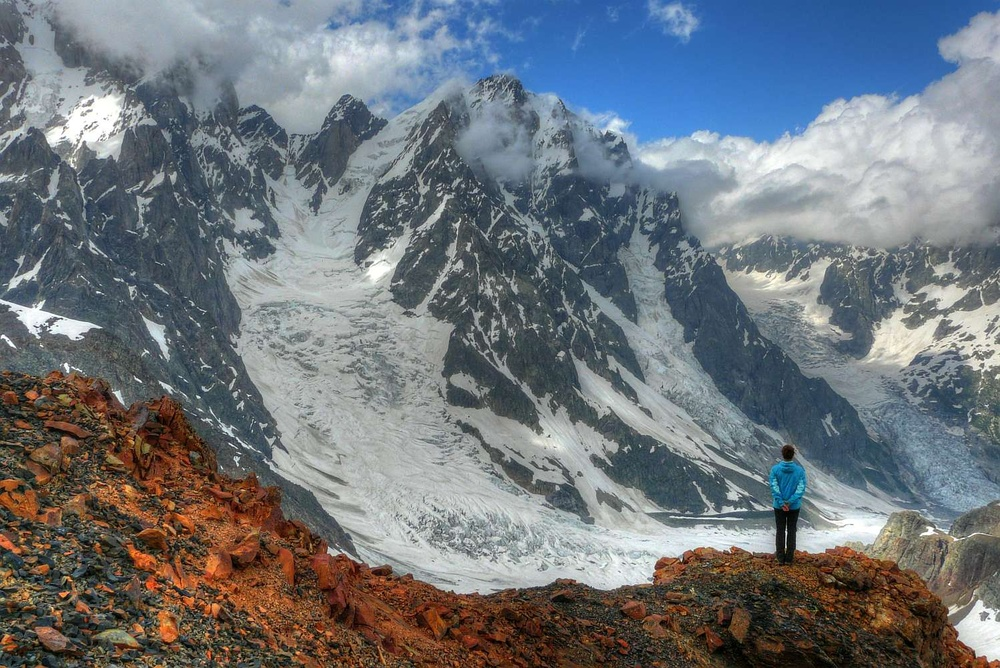
//> input picture IPA/input.jpg, 1000 x 668 px, shrunk from 1498 x 1000 before the run
$ ./mt04 ../../IPA/input.jpg 2 3 2   (built with g++ and OpenCV 4)
//> lines starting //> are read from the running program, lines starting //| are printed output that depends on the picture
//> further down, src_rgb is the input picture: 668 rows x 1000 cols, CV_8UC3; mean B, G, R 123.3, 117.3, 111.2
//> in main, `cv::cvtColor( src_rgb, src_gray, CV_BGR2GRAY );`:
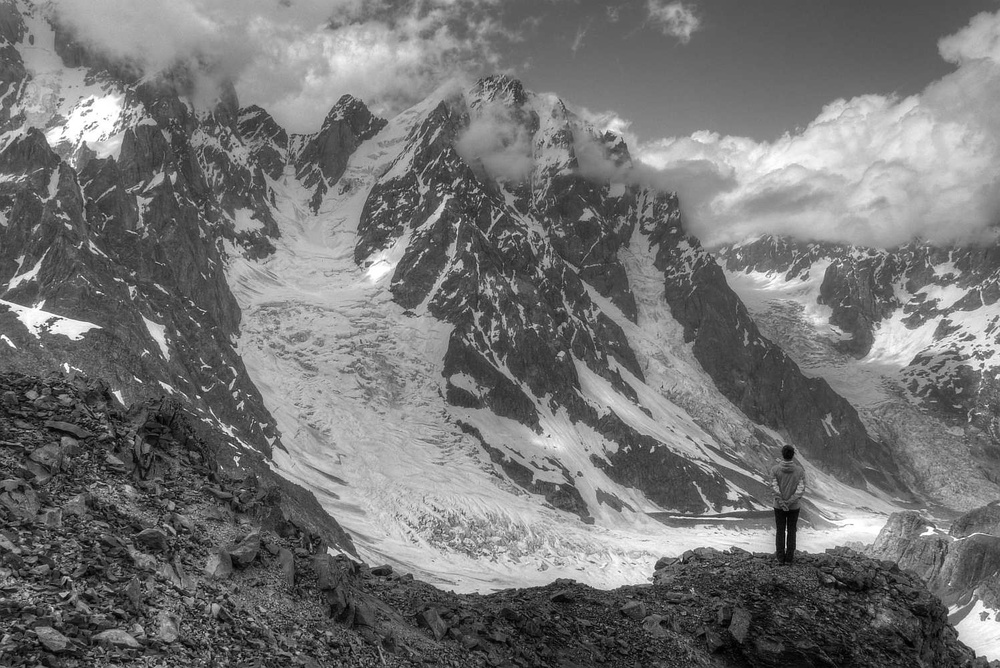
//> src_gray: 668 rows x 1000 cols, CV_8UC1; min 0, max 255, mean 116.2
#include <stdio.h>
#include <stdlib.h>
#include <string.h>
#include <iostream>

#include <opencv2/imgproc/imgproc.hpp>
#include <opencv2/highgui/highgui.hpp>


//  Funkce pro generování bílého šumu.
//  Intenzita udává maximální velikost šumu.
void bilySum( const cv::Mat& src, cv::Mat& dst, float intenzita )
{
//> called with intenzita = 2
	cv::RNG rng;
	cv::Mat noise = cv::Mat::zeros( src.size(), CV_32SC1 );

	for( int i = 0; i < noise.rows*noise.cols; ++i ) {
		// vygenerujte hodnoty pro bílý šum a uložte do obrazu se šumem
		// využijte: rng.gaussian(double sigma)
		// a vztah pro gaussův pásmový bílý šum
		// vzorky bílého šumu s výkonem (rozptylem) např. 0.2 vypočteme:
		// v = sqrt(výkon=0.2) * gaussian(sigma=1.0)
		// funkce gaussian() generuje náhodné vzorky s normálním rozlošením se střední hodnotou 0 a rozptylem 1.

		noise.at< int >( i ) = sqrtf( intenzita * 255 ) * rng.gaussian( 1.0 );
	}
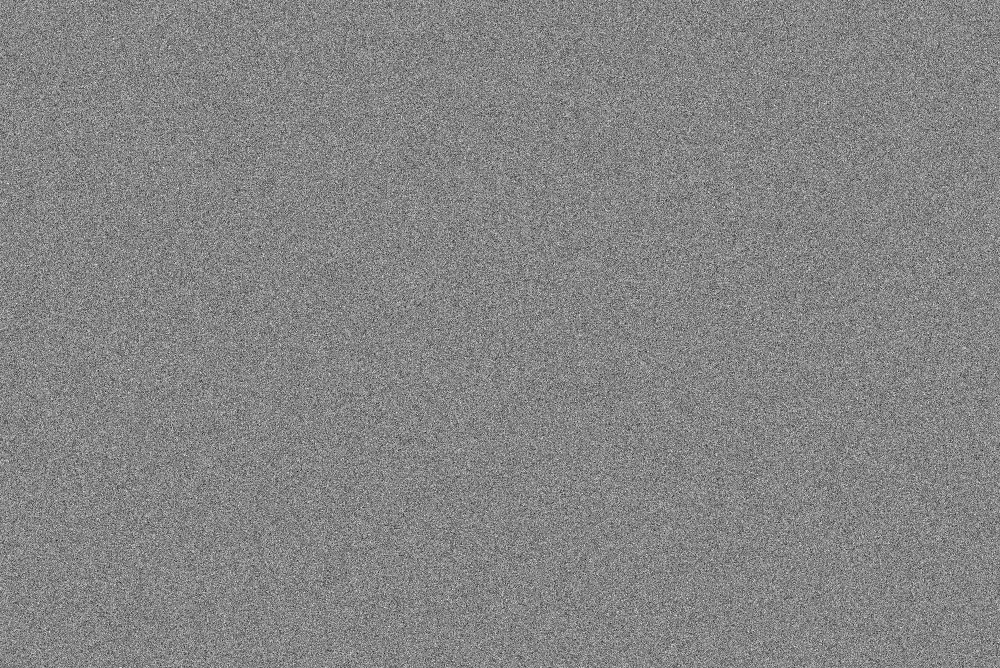
//> noise: 668 rows x 1000 cols, CV_32SC1; min -115, max 105, mean 0; drawn with min black and max white
	cv::Mat tmp;
	src.convertTo( tmp, noise.type() );
	tmp = tmp+noise;
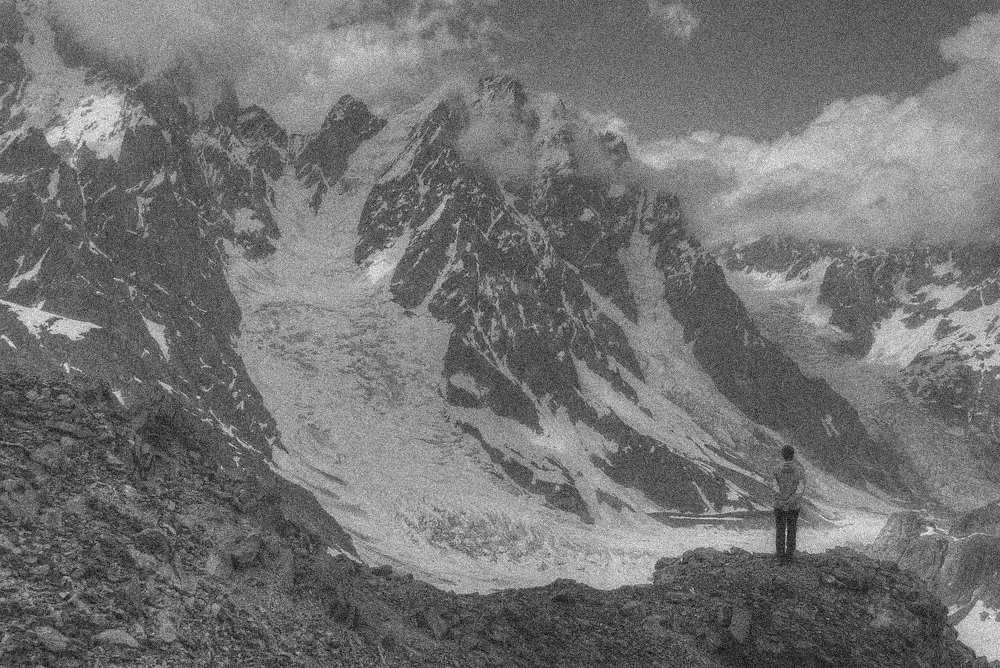
//> tmp: 668 rows x 1000 cols, CV_32SC1; min -61, max 331, mean 116.2; drawn with min black and max white
	tmp.convertTo( dst, src.type() );
}


//  Funkce pro filtraci obrazu Gaussovým filtrem.
//     - velikost filtru v pixelech
//	   - sigma je rozptyl pro výpočet hodnot Gaussovy funkce
void separabilityGauss( const cv::Mat& src, int velikost, double sigma, cv::Mat& sepDst, cv::Mat& noSepDst, int &noSepCnt, int &sepCnt )
{
//> called with velikost = 3, sigma = 2
	// velikost - chceme liché číslo, minimálně 3
	int stred = velikost/2;
	stred = MAX(1,stred);
	velikost = 2*stred+1;

	// připravte Gaussův filtr v 1D
	cv::Mat gauss1D = cv::Mat::zeros( 1, velikost, CV_64FC1 );

	// implementujte výpočet koeficientù Gaussova filtru - ručně, dosazením do Gaussovy funkce
	/*  Working area - begin */

	// Predpocitam si konstanty
	const double a = 1 / ( sigma * sqrtf( 2 * CV_PI ) );
	const double denominator = -2 * sigma * sigma;

	// index do filtru
	int i = 0;
	// index do gaussovy funkce
	int x = -velikost / 2;
	while( i < velikost / 2 + 1 ) {
		// Staci spocitat jen polovinu, druha je symetricka
		double gauss = a * exp( ( x * x ) / denominator );
		gauss1D.at< double >( i ) = gauss;
		gauss1D.at< double >( velikost - 1 - i ) = gauss;
		++x;
		++i;
	}

	/*  Working area - end */
	// normalizace hodnot
	gauss1D = gauss1D / (sum(gauss1D).val[0]+0.00001);

	// připravíme Gaussův filtr ve 2D
	// využijeme konvoluce 1D Gauss. jádra ve směru x a y s jednotkovým impulsem
	cv::Mat gauss2D = cv::Mat::zeros( velikost, velikost, CV_64FC1 );
	gauss2D.at<double>(stred,stred) = 1.;
	filter2D( gauss2D, gauss2D, -1, gauss1D );
	filter2D( gauss2D, gauss2D, -1, gauss1D.t() );
	gauss2D = gauss2D / (sum(gauss2D).val[0]+0.00001);

	// aplikujte připravený filtr na zdrojový obraz
	// využijte separability operátoru - využít 1D filtr
	// implementujte s využitím opencv funkce 'filter2D' a transpozice matice mat.t()
	/*  Working area - begin */

	// void sepFilter2D(InputArray src, OutputArray dst, int ddepth, InputArray kernelX, InputArray kernelY, Point anchor=Point(-1,-1), double delta=0, int borderType=BORDER_DEFAULT )
	// Jendodussi, ale nepovolene reseni
	// sepFilter2D( src, sepDst, src.depth(), gauss1D, gauss1D );

	// void filter2D(InputArray src, OutputArray dst, int ddepth, InputArray kernel, Point anchor=Point(-1,-1), double delta=0, int borderType=BORDER_DEFAULT )
	// Potrebuji ulozit mezivysledek - pouziji noSepDst
	filter2D( src, noSepDst, src.depth(), gauss1D );
	filter2D( noSepDst, sepDst, noSepDst.depth(), gauss1D.t() );

	/*  Working area - end */


	// nyní aplikujte připravený 2D filtr na zdrojový obraz
	// implementujte s využitím opencv funkce 'filter2D'
	/*  Working area - begin */

	// void filter2D(InputArray src, OutputArray dst, int ddepth, InputArray kernel, Point anchor=Point(-1,-1), double delta=0, int borderType=BORDER_DEFAULT )
	filter2D( src, noSepDst, src.depth(), gauss2D );

	/*  Working area - end */

	// ručně spočtěte a uložte do proměnných - počet operací pro výpočet hodnoty
	// jednoho pixelu výsledného obrazu s/bez využití separability
	// stačí zjednodušený výpočet - počet operací násobení na jeden pixel
	sepCnt   = velikost * 2;
	noSepCnt = velikost * velikost;

	return;
}


/* Vyhodnocení/porovnání výsledku s referenčním obrazem. */
void checkDifferences( const cv::Mat test, const cv::Mat ref, std::string tag, bool save = false);


//---------------------------------------------------------------------------
//---------------------------------------------------------------------------

//
// Examples of input parameters
// ./mt-04 ../../data/garden.png 0.2 31 2.0

int main(int argc, char* argv[])
{
    std::string img_path = "";
	float noise_amp = 0.1;
    int filter_size = 45;
	float sigma = 8.0;

	// check input parameters
	if( argc > 1 ) img_path = std::string( argv[1] );
	if( argc > 2 ) noise_amp = atof( argv[2] );
	if( argc > 3 ) filter_size = atoi( argv[3] );
	if( argc > 4 ) sigma = atof( argv[4] );

	// load testing images
	cv::Mat src_rgb = cv::imread( img_path );

	// check testing images
	if( src_rgb.empty() ) {
		std::cout << "Failed to load image: " << img_path << std::endl;
		return -1;
	}

	cv::Mat src_gray;
	cv::cvtColor( src_rgb, src_gray, CV_BGR2GRAY );

	//---------------------------------------------------------------------------

	cv::Mat diff, gray, zasum, sepOut, noSepOut, gauss_ref;
	int noSepCnt, sepCnt;

	bilySum( src_gray, zasum, noise_amp );

	separabilityGauss( zasum, filter_size, sigma, sepOut, noSepOut, noSepCnt, sepCnt );
//> noSepCnt = 9; sepCnt = 6
	cv::GaussianBlur( zasum, gauss_ref, cv::Size(filter_size,filter_size), sigma );

	// vyhodnocení
	checkDifferences( zasum,     src_gray, "04_noise", true );
	checkDifferences( sepOut,   gauss_ref, "04_gaussSep", true );
	checkDifferences( noSepOut, gauss_ref, "04_gaussNoSep", true );
	std::cout << " " << noSepCnt << " " << sepCnt << std::endl;

    return 0;
}
//---------------------------------------------------------------------------


void checkDifferences( const cv::Mat test, const cv::Mat ref, std::string tag, bool save )
{
//> called with tag = "04_noise", save = true
	double mav = 255., err = 255., nonzeros = 255.;
	cv::Mat diff;

	if( !test.empty() && !ref.empty() ) {
		cv::absdiff( test, ref, diff );
		cv::minMaxLoc( diff, NULL, &mav );
//> mav = 115
		err = ( cv::sum(diff).val[0] / (diff.rows*diff.cols) );
//> err = 17.35
		nonzeros = 1. * cv::countNonZero( diff ) / (diff.rows*diff.cols);
//> nonzeros = 0.964
	}

	if( save ) {
		if( !test.empty() ) { cv::imwrite( (tag+".png").c_str(), test ); }
		if( !diff.empty() ) { diff *= 255;	cv::imwrite( (tag+"_err.png").c_str(), diff ); }
//> after `diff *= 255`:
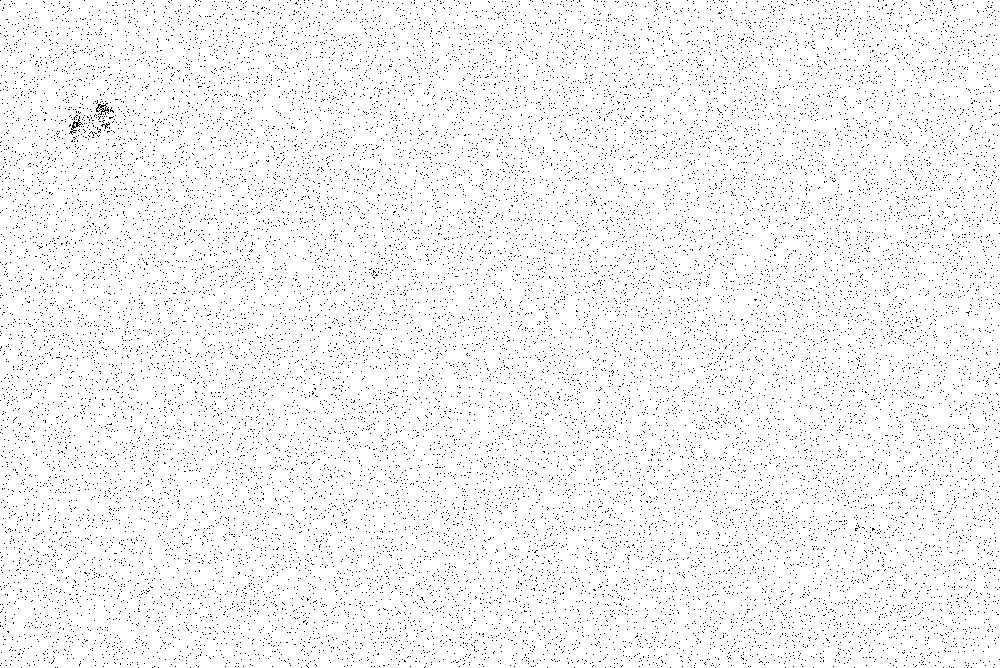
//> diff: 668 rows x 1000 cols, CV_8UC1; 96.4% white; black in thin lines or dots
	}

	printf( "%s %.2f %.2f %.2f ", tag.c_str(), err, nonzeros, mav );
//| 04_noise 17.35 0.96 115.00
//> call 2 of checkDifferences, with tag = "04_gaussSep", save = true
//> in checkDifferences (call 2), `cv::absdiff( test, ref, diff );`: diff: 668 rows x 1000 cols, CV_8UC1; values 0 (black) and 1 (white), 14.3% white in thin lines or dots
//> in checkDifferences (call 2), `cv::minMaxLoc( diff, NULL, &mav );`: mav = 1
//> in checkDifferences (call 2), `err = ( cv::sum(diff).val[0] / (diff.rows*diff.cols) );`: err = 0.143
//> in checkDifferences (call 2), `diff *= 255`:
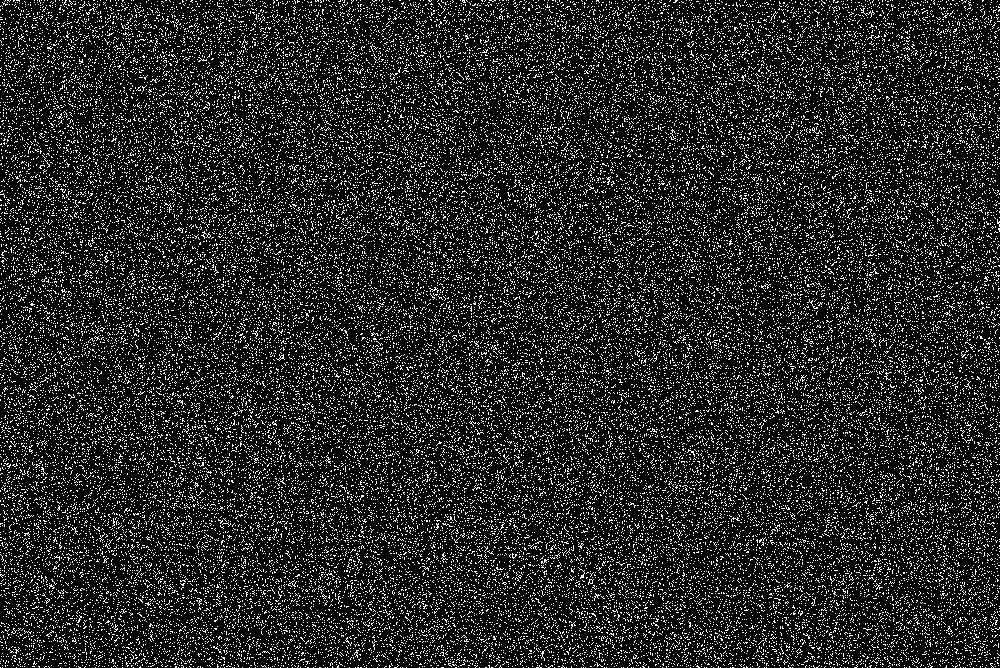
//> diff: 668 rows x 1000 cols, CV_8UC1; 14.3% white in thin lines or dots
//| 04_gaussSep 0.14 0.14 1.00
//> call 3 of checkDifferences, with tag = "04_gaussNoSep", save = true
//> in checkDifferences (call 3), `cv::absdiff( test, ref, diff );`:
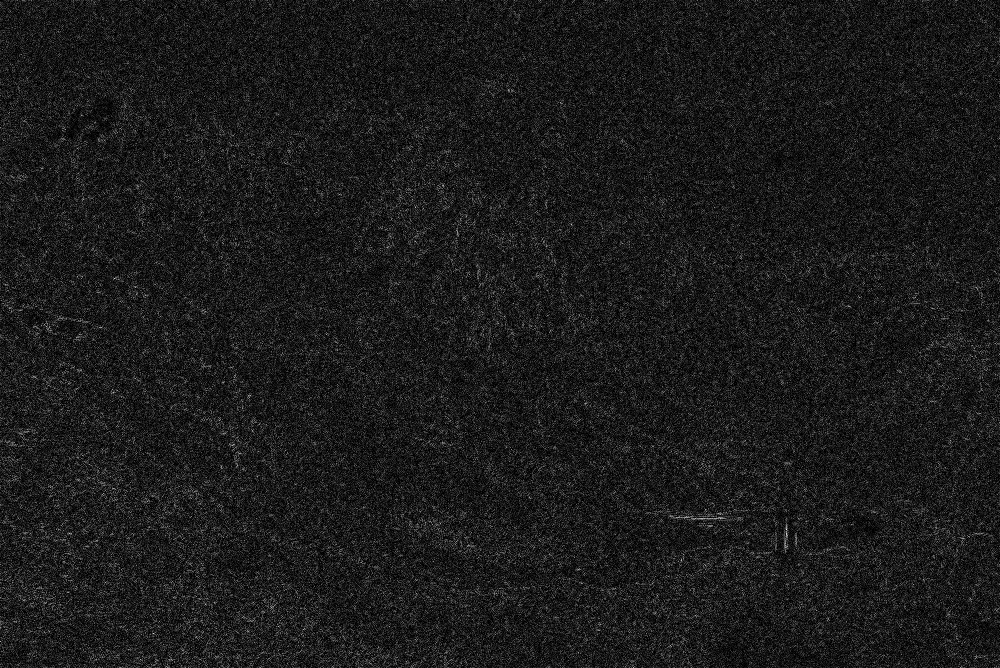
//> diff: 668 rows x 1000 cols, CV_8UC1; min 0, max 26, mean 2.8; drawn with min black and max white
//> in checkDifferences (call 3), `cv::minMaxLoc( diff, NULL, &mav );`: mav = 26
//> in checkDifferences (call 3), `err = ( cv::sum(diff).val[0] / (diff.rows*diff.cols) );`: err = 2.81
//> in checkDifferences (call 3), `nonzeros = 1. * cv::countNonZero( diff ) / (diff.rows*diff.cols);`: nonzeros = 0.885
//> in checkDifferences (call 3), `diff *= 255`:
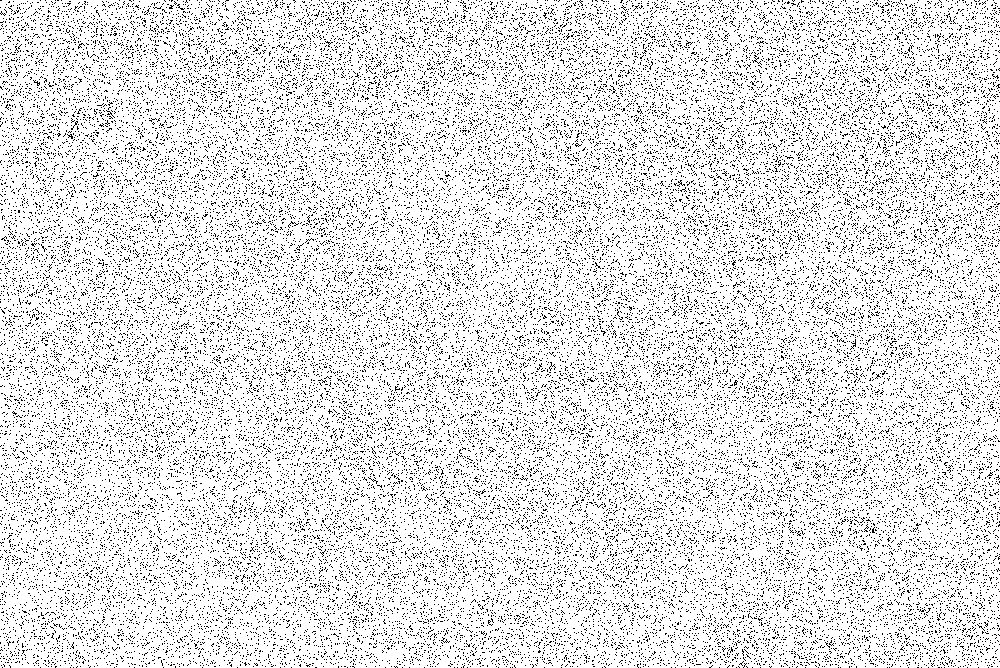
//> diff: 668 rows x 1000 cols, CV_8UC1; 88.5% white; black in thin lines or dots
//| 04_gaussNoSep 2.81 0.88 26.00
//|  9 6

	return;
}
